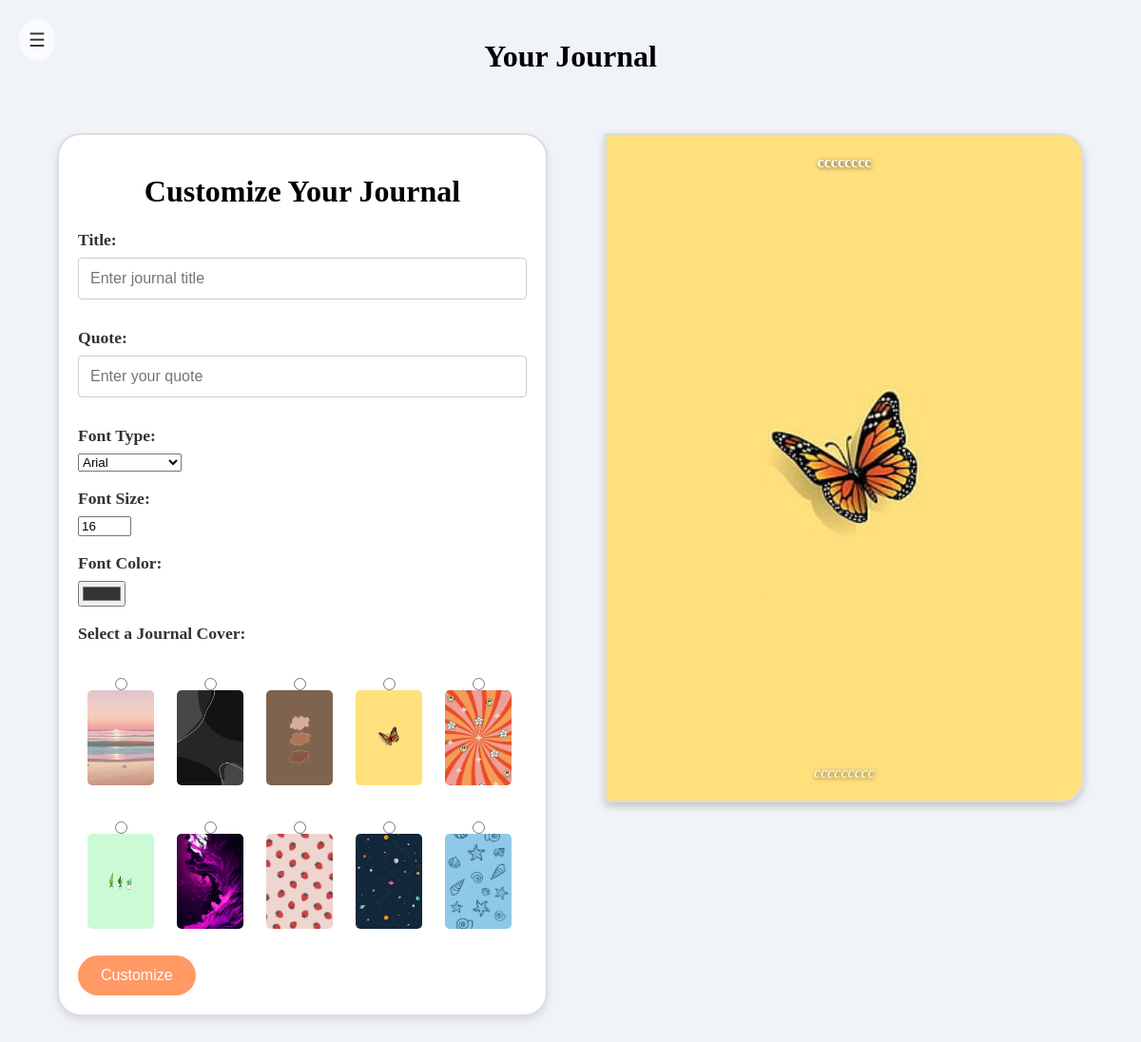
The page /journal_final/custom.php (signed in) on the database its author committed.
### tables this page shows
CREATE TABLE `journal` (
  `journal_id` int(11) NOT NULL,
  `ID` int(11) NOT NULL,
  `file_name` varchar(255) NOT NULL,
  `file_content` text NOT NULL,
  `created_at` timestamp NOT NULL DEFAULT current_timestamp(),
  `image_url` varchar(255) DEFAULT NULL,
  `title` varchar(255) DEFAULT NULL,
  `quote` varchar(255) DEFAULT NULL,
  `font_type` varchar(100) NOT NULL,
  `font_color` varchar(7) DEFAULT NULL,
  `font_size` int(11) NOT NULL DEFAULT 16
);

### journal_final/custom.php (the view, shortened to what this page needs)
<?php
if (isset($_SESSION['username'])) {
    $username = $_SESSION['username'];
} elseif (isset($_COOKIE['username'])) {
    $username = $_COOKIE['username'];
} else {
    $username = "Guest";
}
$host = 'localhost';
$user = 'root';
$password = '@MentalH2024';
$dbname = 'mentalhealthapp';
$conn = new mysqli($host, $user, $password, $dbname);
$userId = null;
if ($username != "Guest") {
    $stmt = $conn->prepare("SELECT ID FROM userloginreg WHERE username = ?");
    $stmt->bind_param("s", $username);
    $stmt->execute();
    $result = $stmt->get_result();
    $user = $result->fetch_assoc();
    if ($user) {
        $userId = $user['ID'];
    }
}
$journalEntries = [];
$journalTitle = '';
$journalQuote = '';
if ($userId) {
    $stmt = $conn->prepare("SELECT * FROM journal WHERE ID = ? ORDER BY created_at DESC LIMIT 1");
    $stmt->bind_param("i", $userId);
    $stmt->execute();
    $result = $stmt->get_result();
    $entry = $result->fetch_assoc();
    if ($entry) {
        $journalEntries[] = $entry;
        $journalTitle = $entry['title'];
        $journalQuote = $entry['quote'];
    }
}
$imagePaths = [
    '../journal_final/beach.jpg',
    '../journal_final/blackandgrey.jpg',
    '../journal_final/brown.jpg',
    '../journal_final/butterfly.jpg',
    '../journal_final/groovy.jpg',
    '../journal_final/plants.jpg',
    '../journal_final/purpleabstract.jpg',
    '../journal_final/strawberry.jpg',
    '../journal_final/space.jpg',
    '../journal_final/shells.jpg'
];
?>
<!DOCTYPE html>
<html lang="en">
<head>
</head>
<body>
<button class="toggle-btn">☰</button>
<center><h1> Your Journal</h1></center>
    <table style="width: 100%; border-spacing: 20px;">
        <tr>
            <td style="width: 55%; vertical-align: top;">
                <div class="customization-container">
                    <form action="" method="POST">
                    <center><h1>Customize Your Journal</h1></center>
                    <label for="title-text">Title:</label>
                    <input type="text" id="title-text" placeholder="Enter journal title" name="title" required>
                    <br><br>
                    <label for="quote-text">Quote:</label>
                    <input type="text" id="quote-text" placeholder="Enter your quote" name="quote">
                    <br><br>
                    <div>
                    <label for="font-type">Font Type:</label>
<select id="font-type" onchange="changeFont(this)">
    <option value="Arial">Arial</option>
</select>
<br><br>
<label for="font-size">Font Size:</label>
<input type="number" id="font-size" name="font_size" value="16" min="8" max="48" step="2">
<br><br>
<label for="font-color">Font Color:</label>
<input type="color" id="font-color" name="font_color" value="#333333">
                    <br><br>
                        <label for="image_url">Select a Journal Cover:</label><br>
                        <?php foreach ($imagePaths as $image): ?>
                            <div class="image-option">
                                <input type="radio" name="image_url" value="<?php echo $image; ?>" id="image_<?php echo basename($image, '.jpg'); ?>" required>
                                <label for="image_<?php echo basename($image, '.jpg'); ?>">
                                    <img src="<?php echo $image; ?>" alt="Image" class="image-thumbnail">
                                </label>
                            </div>
                        <?php endforeach; ?>
                        <br>
                        <button type="submit">Customize</button>
                    </form>
                </div>
            </td>
             <td style="width: 50%; vertical-align: top;">
             <div class="journal-container" id="journal-container" style="background-image: url('<?php echo htmlspecialchars($journalEntries[0]['image_url'] ?? 'https://via.placeholder.com/300x400.png?text=Default+Cover'); ?>');">
    <div class="title" id="title"><?php echo htmlspecialchars($journalTitle ?? 'Your Journal Title'); ?></div>
    <div class="quote" id="quote"><?php echo htmlspecialchars($journalQuote ?? 'Your Quote'); ?></div>
    <?php if (count($journalEntries) > 0): ?>
        <?php foreach ($journalEntries as $entry): ?>
            <div class="journal-entry">
                <?php if (!empty($entry['image_url'])): ?>
                    <img src="<?php echo htmlspecialchars($entry['image_url']); ?>" alt="Journal Image" class="journal-image">
                <?php endif; ?>
            </div>
        <?php endforeach; ?>
    <?php else: ?>
        <p>No journal entries found.</p>
    <?php endif; ?>
</div>
</td>
        </tr>
    </table>
</body>
</html>

### journal_final/custom.php (style rules this page uses)
body { background-color: #f0f4f8; margin: 0; padding: 20px; overflow-x: hidden; }
table { width: 100%; max-width: 1200px; margin: 0 auto; border-spacing: 20px; }
td { vertical-align: top; padding: 20px; }
.title, .quote { position: absolute; z-index: 1; left: 20px; right: 20px; text-align: center; color: white; text-shadow: 1px 1px 4px rgba(0, 0, 0, 0.7); }
.title { top: 20px; font-weight: bold; }
.quote { bottom: 20px; font-style: italic; }
.image-option { display: inline-block; margin: 10px; cursor: pointer; transition: transform 0.3s ease, box-shadow 0.3s ease; }
.image-option img { width: 70px; height: 100px; object-fit: cover; border-radius: 5px; margin-bottom: 5px; }
input[type="radio"] { display: block; margin: 0 auto; }
.journal-container { position: relative; width: 500px; height: 700px; background-size: cover; background-position: center; border: 2px solid #ddd; border-radius: 0 25px 25px 0; box-shadow: 0 4px 8px rgba(0, 0, 0, 0.2); overflow: hidden; }
.customization-container { background: white; padding: 10px; border: 2px solid #ddd; border-radius: 25px; box-shadow: 0 4px 8px rgba(0, 0, 0, 0.1); display: flex; flex-direction: column; gap: 5px; }
label { font-weight: bold; font-size: 1.1em; margin-bottom: 8px; display: block; color: #333; }
input[type="text"], input[type="file"], input[type="email"], input[type="password"] { width: 100%; padding: 12px; font-size: 1em; border: 1px solid #ccc; border-radius: 4px; margin-bottom: 12px; box-sizing: border-box; }
button { background-color: #FF9966; color: white; border: none; border-radius: 25px; padding: 12px 24px; font-size: 16px; cursor: pointer; transition: all 0.3s ease; }
.customization-container { padding: 20px; max-width: 500px; margin: 0 auto; }
.journal-entry { position: relative; width: 504px; height: 704px; }
.journal-image { position: absolute; top: 0; left: 0; width: 100%; height: 100%; object-fit: cover; }
.toggle-btn { position: absolute; top: 20px; left: 20px; background-color: rgba(255, 255, 255, 0.7); color: #333; padding: 10px; border: none; border-radius: 50%; cursor: pointer; font-size: 20px; z-index: 3; transition: background-color 0.3s ease, transform 0.2s ease; }

### rows shown on the page
journal: image_url (picture), title "cccccccc", quote "ccccccccc"
